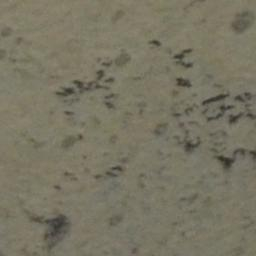
#> input picture dataset/DATASET 2020/Noise images/Image/f1032.jpg, 256 x 256 px, found by its file name; its folder holds only this picture in this run
$ python evaluate.py
#> lines starting #> are read from the running program, lines starting #| are printed output that depends on the picture; after the words box and inside, x2 and y2 are one past the last pixel; in counts of white or black regions, pixels touching at a corner belong together
#> in save_data, image is the input picture: shape (256, 256, 3); mean B, G, R 99, 117.2, 121.1
import os
import cv2
import numpy as np
import random
import shutil

BASE_PATH = "dataset/DATASET 2020"
OUTPUT_PATH = "datasets/bridge_cracks"

FOLDERS = [
    "Steel crack images",
    "Non-steel crack images"
]

def convert_mask_to_yolo(mask_path, image_shape):
#> called with image_shape = (256, 256, 3)
    mask = cv2.imread(mask_path, 0)
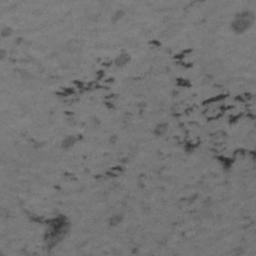
#> mask: shape (256, 256); min 46, max 136, mean 116.3

    if mask is None:
        return []

    # Crack is black, so invert it properly
    mask = cv2.bitwise_not(mask)
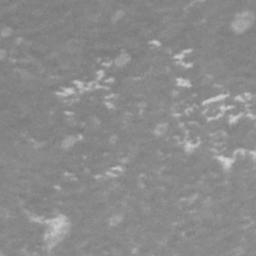
#> mask: shape (256, 256); min 119, max 209, mean 138.7

    # Threshold cleanly
    _, mask = cv2.threshold(mask, 127, 255, cv2.THRESH_BINARY)
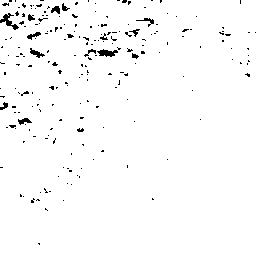
#> mask: shape (256, 256); 97.7% white; black in thin lines or dots

    contours, _ = cv2.findContours(mask, cv2.RETR_EXTERNAL, cv2.CHAIN_APPROX_SIMPLE)
#> contours = 1 contour; box (x1, y1, x2, y2) and area: (0, 0, 256, 256) 64771

    height, width = image_shape[:2]
    segments = []

    for contour in contours:
        if len(contour) < 10:
            continue

        contour = contour.squeeze()

        if len(contour.shape) != 2:
            continue

        segment = []

        for point in contour:
            x = point[0] / width
            y = point[1] / height
            segment.append(f"{x:.6f} {y:.6f}")

        segments.append("0 " + " ".join(segment))
#> this loop made 1 pass
#> after the loop, segments = 1 item

    return segments


all_data = []

for folder in FOLDERS:
    image_dir = os.path.join(BASE_PATH, folder, "Image")
    mask_dir = os.path.join(BASE_PATH, folder, "Label")

    for filename in os.listdir(image_dir):
        base = os.path.splitext(filename)[0]

        image_path = os.path.join(image_dir, filename)
        mask_path = os.path.join(mask_dir, base + ".png")

        if not os.path.exists(mask_path):
            continue

        all_data.append((image_path, mask_path, filename, base))

random.shuffle(all_data)

split_index = int(0.8 * len(all_data))
train_data = all_data[:split_index]
val_data = all_data[split_index:]


def save_data(data, split):
    for image_path, mask_path, filename, base in data:

        image = cv2.imread(image_path)
        segments = convert_mask_to_yolo(mask_path, image.shape)
#> segments = 1 item

        if len(segments) == 0:
            continue

        image_output = f"{OUTPUT_PATH}/images/{split}/{filename}"
        label_output = f"{OUTPUT_PATH}/labels/{split}/{base}.txt"

        shutil.copy(image_path, image_output)

        with open(label_output, "w") as f:
            for seg in segments:
                f.write(seg + "\n")


os.makedirs(f"{OUTPUT_PATH}/images/train", exist_ok=True)
os.makedirs(f"{OUTPUT_PATH}/images/val", exist_ok=True)
os.makedirs(f"{OUTPUT_PATH}/labels/train", exist_ok=True)
os.makedirs(f"{OUTPUT_PATH}/labels/val", exist_ok=True)

save_data(train_data, "train")
save_data(val_data, "val")
#> the loop in convert_mask_to_yolo (call 2), `for contour in contours:` made 1 pass
#> the loop in save_data (call 2), `for seg in segments:` made 1 pass

print("Dataset conversion complete.")
